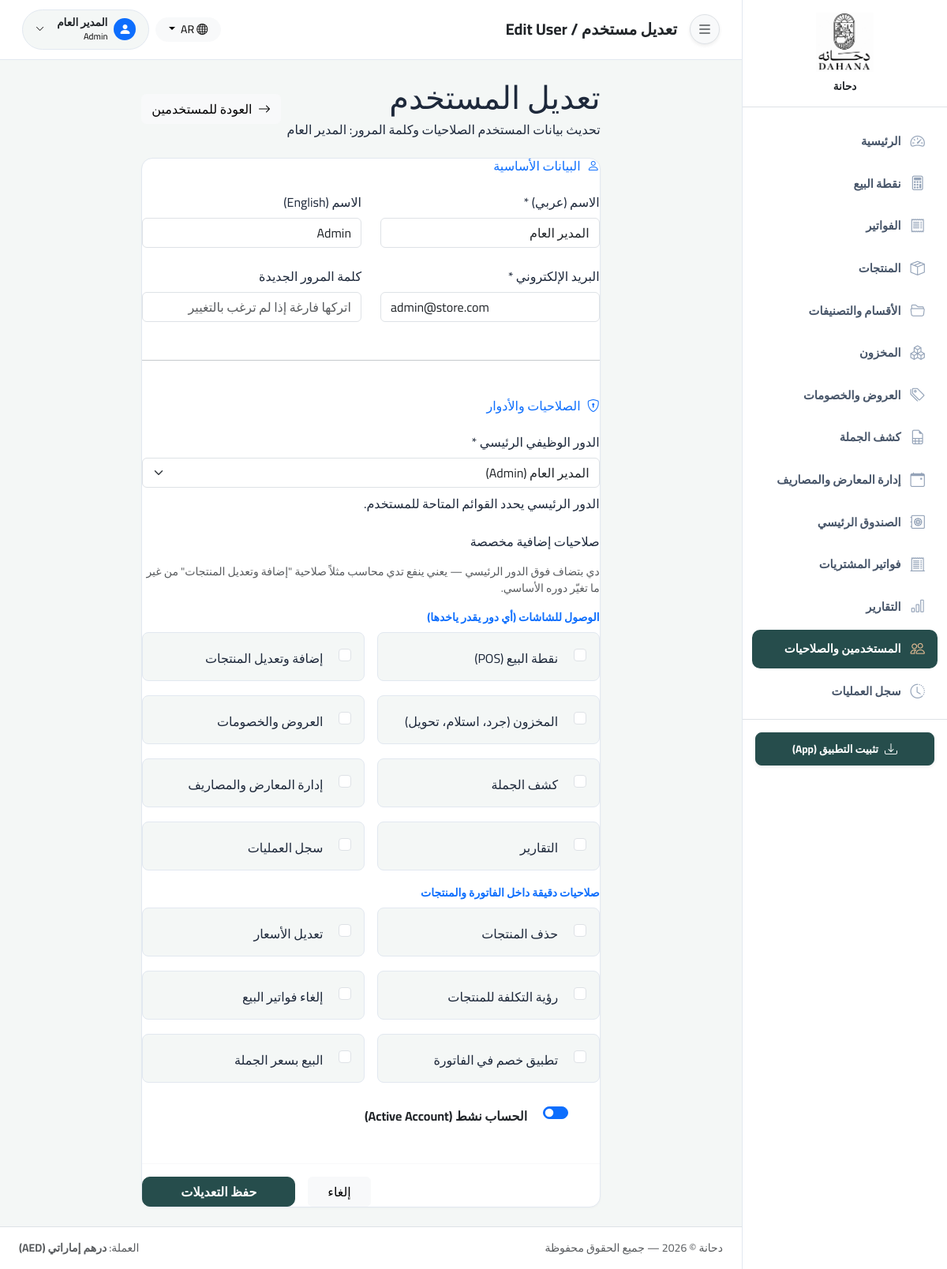
The app's page /users/edit.php?id=4 (signed in) with its own data.
### tables this page shows
CREATE TABLE `users` (
  `id` int(11) NOT NULL AUTO_INCREMENT,
  `name_ar` varchar(100) NOT NULL,
  `name_en` varchar(100) NOT NULL,
  `email` varchar(150) NOT NULL,
  `password` varchar(255) NOT NULL,
  `role` enum('admin','cashier','stock','accountant') NOT NULL DEFAULT 'cashier',
  `permissions` longtext DEFAULT NULL COMMENT 'Custom fine-grained permissions' CHECK (json_valid(`permissions`)),
  `is_active` tinyint(1) NOT NULL DEFAULT 1,
  `created_at` datetime NOT NULL DEFAULT current_timestamp(),
  PRIMARY KEY (`id`),
  UNIQUE KEY `email` (`email`)
);

### config/config.php (called while the page is built, shortened)
<?php
function e(?string $val): string {
    return htmlspecialchars($val ?? '', ENT_QUOTES, 'UTF-8');
}
function getAvailablePermissions(): array {
    return [
        'الوصول للشاشات (أي دور يقدر ياخدها)' => [
            'access_pos'         => 'نقطة البيع (POS)',
            'manage_products'    => 'إضافة وتعديل المنتجات',
            'manage_inventory'   => 'المخزون (جرد، استلام، تحويل)',
            'manage_offers'      => 'العروض والخصومات',
            'manage_wholesale'   => 'كشف الجملة',
            'manage_exhibitions' => 'إدارة المعارض والمصاريف',
            'view_reports'       => 'التقارير',
            'view_audit_log'     => 'سجل العمليات',
        ],
        'صلاحيات دقيقة داخل الفاتورة والمنتجات' => [
            'delete_product' => 'حذف المنتجات',
            'edit_price'     => 'تعديل الأسعار',
            'view_cost'      => 'رؤية التكلفة للمنتجات',
            'void_invoice'   => 'إلغاء فواتير البيع',
            'apply_discount' => 'تطبيق خصم في الفاتورة',
            'apply_wholesale_price' => 'البيع بسعر الجملة',
        ],
    ];
}

### users/edit.php (the view, shortened to what this page needs)
<?php
require_once dirname(__DIR__) . '/config/config.php';
$id = intval($_GET['id'] ?? 0);
$stmt = $pdo->prepare("SELECT * FROM users WHERE id = ?");
$stmt->execute([$id]);
$user = $stmt->fetch();
require_once dirname(__DIR__) . '/includes/header.php';
$currentPerms = is_string($user['permissions']) ? json_decode($user['permissions'], true) : [];
?>
<div class="row justify-content-center">
    <div class="col-lg-8">
        <div class="d-flex justify-content-between align-items-center mb-4">
            <div>
                <h1 class="title-large mb-1">تعديل المستخدم</h1>
                <p class="text-subtle mb-0">تحديث بيانات المستخدم الصلاحيات وكلمة المرور: <?= e($user['name_ar']) ?></p>
            </div>
            <a href="<?= BASE_URL ?>/users/" class="btn btn-light">
                <i class="bi bi-arrow-right me-1"></i> العودة للمستخدمين
            </a>
        </div>
        <div class="panel">
            <div class="panel-body">
                <form method="POST" action="">
                    <h6 class="title-medium text-primary mb-4"><i class="bi bi-person me-2"></i>البيانات الأساسية</h6>
                    <div class="row g-4 mb-4">
                        <div class="col-md-6">
                            <label class="form-label text-caption">الاسم (عربي) *</label>
                            <input type="text" name="name_ar" class="form-control" required value="<?= e($user['name_ar']) ?>">
                        </div>
                        <div class="col-md-6">
                            <label class="form-label text-caption">الاسم (English)</label>
                            <input type="text" name="name_en" class="form-control" value="<?= e($user['name_en']) ?>">
                        </div>
                    </div>
                    <div class="row g-4 mb-4">
                        <div class="col-md-6">
                            <label class="form-label text-caption">البريد الإلكتروني *</label>
                            <input type="email" name="email" class="form-control" required value="<?= e($user['email']) ?>">
                        </div>
                        <div class="col-md-6">
                            <label class="form-label text-caption">كلمة المرور الجديدة</label>
                            <input type="password" name="password" class="form-control" placeholder="اتركها فارغة إذا لم ترغب بالتغيير">
                        </div>
                    </div>
                    <hr class="text-tertiary my-5">
                    <h6 class="title-medium text-primary mb-4"><i class="bi bi-shield-lock me-2"></i>الصلاحيات والأدوار</h6>
                    <div class="mb-4">
                        <label class="form-label text-caption">الدور الوظيفي الرئيسي *</label>
                        <select name="role" class="form-select">
                            <option value="admin" <?= $user['role'] === 'admin' ? 'selected' : '' ?>>المدير العام (Admin)</option>
                        </select>
                        <div class="text-caption text-subtle mt-2">الدور الرئيسي يحدد القوائم المتاحة للمستخدم.</div>
                    </div>
                    <div class="mb-4">
                        <label class="form-label text-caption mb-3">صلاحيات إضافية مخصصة</label>
                        <p class="text-muted small mb-3">دي بتضاف فوق الدور الرئيسي — يعني ينفع تدي محاسب مثلاً صلاحية "إضافة وتعديل المنتجات" من غير ما تغيّر دوره الأساسي.</p>
                        <?php foreach (getAvailablePermissions() as $groupLabel => $groupPerms): ?>
                        <div class="mb-3">
                            <div class="fw-bold text-primary small mb-2"><?= e($groupLabel) ?></div>
                            <div class="row g-3">
                                <?php foreach ($groupPerms as $key => $label):
                                    $isChecked = in_array($key, $currentPerms, true) ? 'checked' : '';
                                ?>
                                <div class="col-md-6">
                                    <div class="form-check p-3 rounded-3" style="background: var(--surface-app); border: 1px solid var(--border-strong);">
                                        <input class="form-check-input ms-0 me-3" style="float: none;" type="checkbox" name="permissions[]" value="<?= e($key) ?>" id="perm_<?= e($key) ?>" <?= $isChecked ?>>
                                        <label class="form-check-label d-inline-block mt-1" for="perm_<?= e($key) ?>"><?= e($label) ?></label>
                                    </div>
                                </div>
                                <?php endforeach; ?>
                            </div>
                        </div>
                        <?php endforeach; ?>
                    </div>
                    <div class="form-check form-switch mb-5">
                        <input class="form-check-input ms-0 me-3" style="float: none;" type="checkbox" name="is_active" id="isActiveCheck" value="1" <?= $user['is_active'] ? 'checked' : '' ?>>
                        <label class="form-check-label text-dark fw-bold mt-1" for="isActiveCheck">الحساب نشط (Active Account)</label>
                    </div>
                    <div class="d-flex justify-content-end gap-3 pt-3 border-top border-light">
                        <a href="<?= BASE_URL ?>/users/" class="btn btn-light px-4">إلغاء</a>
                        <button type="submit" class="btn btn-primary px-5">حفظ التعديلات</button>
                    </div>
                </form>
            </div>
        </div>
    </div>
</div>
<?php require_once dirname(__DIR__) . '/includes/footer.php'; ?>

### assets/css/app.css (style rules this page uses)
:root { --brand-primary: #264D4C; --brand-primary-hover: #1e3d3c; --brand-secondary: #E1BA92; --brand-secondary-hover: #cfab85; --brand-accent: #E1BA92; --intent-success: #264D4C; --intent-success-bg: rgba(38, 77, 76, 0.1); --intent-danger: #dc2626; --intent-danger-bg: #fef2f2; --intent-warning: #d97706; --intent-warning-bg: #fffbeb; --surface-app: #f4f7f6; --surface-default: #ffffff; --surface-panel: #ffffff; --text-primary: #1e293b; --text-secondary: #475569; --text-tertiary: #94a3b8; --border-subtle: #f1f5f9; --border-strong: #e2e8f0; --radius-sm: 6px; --radius-md: 10px; --radius-lg: 14px; --sidebar-width: 260px; --shadow-dropdown: 0 10px 25px -5px rgba(0, 0, 0, 0.1), 0 8px 10px -6px rgba(0, 0, 0, 0.05); }
* { box-sizing: border-box; }
body { background-color: var(--surface-app); color: var(--text-primary); font-family: 'Cairo', sans-serif; -webkit-font-smoothing: antialiased; margin: 0; padding: 0; min-height: 100vh; }
.btn-primary { background-color: var(--brand-primary); border-color: var(--brand-primary); color: #ffffff; font-weight: 600; border-radius: var(--radius-md); transition: all 0.2s ease; }
.card, .panel { background: var(--surface-panel); border: 1px solid var(--border-strong); border-radius: var(--radius-lg); box-shadow: 0 1px 3px rgba(0,0,0,0.03); }

### records on screen
users: name_ar "المدير العام", name_en "Admin", email "admin@store.com", role "المدير العام (Admin)", is_active "☑"

### other values on screen
$lang === 'en' ? $brandInfo['name_en'] : $brandInfo['name_ar'] "دحانة"
__('dashboard') "الرئيسية"
__('pos') "نقطة البيع"
__('invoices') "الفواتير"
__('products') "المنتجات"
__('inventory') "المخزون"
__('offers') "العروض والخصومات"
__('wholesale') "كشف الجملة"
__('reports') "التقارير"
__('users') "المستخدمين والصلاحيات"
__('audit_log') "سجل العمليات"
$pageTitle "تعديل مستخدم / Edit User"
$lang "AR"
$lang === 'en' ? $userNameEn : $userNameAr "المدير العام"
$userRole "Admin"
